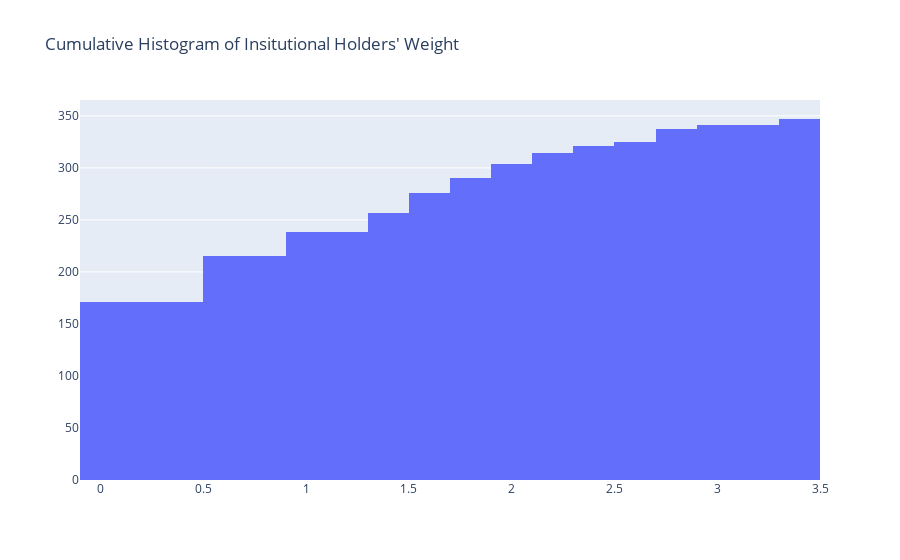

The code cell stored with this chart in its notebook:
### Code cell
# threshold of 1.5 accounts for 80% 
fig = go.Figure(data=[go.Histogram(x=weights, cumulative_enabled=True)])
fig.update_layout(title = 'Cumulative Histogram of Insitutional Holders\' Weight')

fig.show()

### Figure 1 — Plotly figure (JSON) as saved in the notebook; plotly's stock layout.template omitted (floating-point values rounded to 4 significant figures; data arrays with more than 128 entries replaced by an {"elided": "..."} marker saying what was removed)
{"data": [{"cumulative": {"enabled": true}, "type": "histogram", "x": {"elided": "347 float values"}}], "layout": {"title": {"text": "Cumulative Histogram of Insitutional Holders' Weight"}}}
